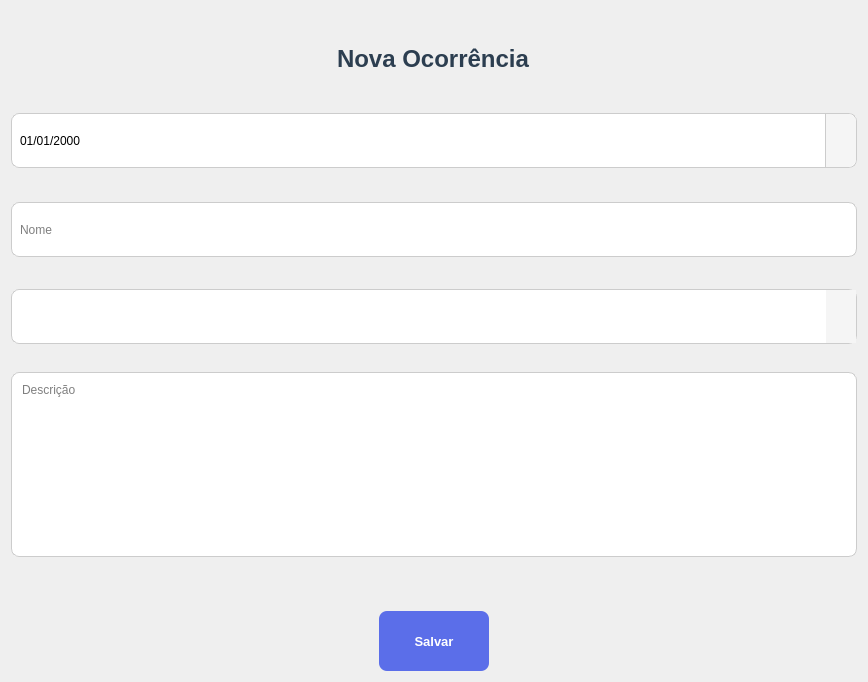
<?xml version="1.0" encoding="UTF-8"?>
<ui version="4.0">
 <class>Form</class>
 <widget class="QWidget" name="Form">
  <property name="geometry">
   <rect>
    <x>0</x>
    <y>0</y>
    <width>868</width>
    <height>682</height>
   </rect>
  </property>
  <property name="minimumSize">
   <size>
    <width>0</width>
    <height>0</height>
   </size>
  </property>
  <property name="windowTitle">
   <string>Nova Ocorrencia</string>
  </property>
  <property name="windowIcon">
   <iconset>
    <normaloff>imagens/68045.png</normaloff>imagens/68045.png</iconset>
  </property>
  <property name="styleSheet">
   <string notr="true">QLabel{
 font-family: &quot;Segoe UI&quot;, &quot;Arial&quot;, sans-serif;
    font-size: 16px;
    font-weight: 500;   
    color: #2c3e50;
}

QLineEdit, QComboBox, QTextEdit {
    border: 1px solid #ccc;
    border-radius: 8px;
    padding: 6px;
    background: white;
}

QLineEdit:focus, QDateTimeEdit:focus {
    border: 1.8px solid #C5CDF0
}
QPushButton {
    background-color: #5B6EE9;
    color: white;
    border-radius: 8px;
	font-size: 13px;
	font-weight: bold
}
QPushButton:hover {
    background-color: #4a5ed8;  
}

QPushButton:pressed {
    background-color: #3f50c7; 
}

QComboBox {
    border-radius: 8px;
	font-family: &quot;Segoe UI&quot;, &quot;Arial&quot;, sans-serif;
    padding: 8px;
}

QComboBox QAbstractItemView {
    border: 1px solid #a9a9a9;
    background: white;
    selection-background-color: #5B6EE9;
    selection-color: white;
    padding: 5px;
}

QComboBox::down-arrow {
    image: url(:/setas/image-arrow.png);
    width: 14px;
    height: 14px;
}

QComboBox::drop-down {
    subcontrol-origin: padding;
    subcontrol-position: top right;
    width: 30px;
    background-color: #f5f5f5;
}

QDateTimeEdit {
    border: 1px solid #ccc;
    border-radius: 8px;
    padding: 6px;
    background: white;
}

QDateTimeEdit::drop-down {
    subcontrol-origin: padding;
    subcontrol-position: top right;
    width: 30px;
    border-left: 1px solid #ccc;
    background-color: #f5f5f5;
    border-top-right-radius: 8px;
    border-bottom-right-radius: 8px;
}

QDateTimeEdit::down-arrow {
    image: url(:setas/image-arrow.png);
    width: 14px;
    height: 14px;
}





</string>
  </property>
  <layout class="QVBoxLayout" name="verticalLayout_2">
   <item>
    <layout class="QVBoxLayout" name="verticalLayout">
     <property name="spacing">
      <number>0</number>
     </property>
     <property name="bottomMargin">
      <number>0</number>
     </property>
     <item>
      <spacer name="verticalSpacer">
       <property name="orientation">
        <enum>Qt::Vertical</enum>
       </property>
       <property name="sizeHint" stdset="0">
        <size>
         <width>20</width>
         <height>40</height>
        </size>
       </property>
      </spacer>
     </item>
     <item alignment="Qt::AlignHCenter">
      <widget class="QLabel" name="label">
       <property name="maximumSize">
        <size>
         <width>16777215</width>
         <height>80</height>
        </size>
       </property>
       <property name="text">
        <string>&lt;html&gt;&lt;head/&gt;&lt;body&gt;&lt;p&gt;&lt;span style=&quot; font-size:18pt; font-weight:600;&quot;&gt;Nova Ocorrência&lt;/span&gt;&lt;/p&gt;&lt;/body&gt;&lt;/html&gt;</string>
       </property>
      </widget>
     </item>
     <item>
      <spacer name="verticalSpacer_2">
       <property name="orientation">
        <enum>Qt::Vertical</enum>
       </property>
       <property name="sizeHint" stdset="0">
        <size>
         <width>20</width>
         <height>40</height>
        </size>
       </property>
      </spacer>
     </item>
     <item>
      <widget class="QDateTimeEdit" name="dataOcorrencia">
       <property name="minimumSize">
        <size>
         <width>0</width>
         <height>55</height>
        </size>
       </property>
       <property name="maximumSize">
        <size>
         <width>16777215</width>
         <height>40</height>
        </size>
       </property>
       <property name="currentSection">
        <enum>QDateTimeEdit::DaySection</enum>
       </property>
       <property name="displayFormat">
        <string>dd/MM/yyyy</string>
       </property>
       <property name="calendarPopup">
        <bool>true</bool>
       </property>
      </widget>
     </item>
     <item>
      <spacer name="verticalSpacer_3">
       <property name="orientation">
        <enum>Qt::Vertical</enum>
       </property>
       <property name="sizeHint" stdset="0">
        <size>
         <width>20</width>
         <height>40</height>
        </size>
       </property>
      </spacer>
     </item>
     <item>
      <widget class="QLineEdit" name="nomeOcorrencia">
       <property name="minimumSize">
        <size>
         <width>0</width>
         <height>55</height>
        </size>
       </property>
       <property name="maximumSize">
        <size>
         <width>16777215</width>
         <height>40</height>
        </size>
       </property>
       <property name="text">
        <string/>
       </property>
       <property name="placeholderText">
        <string>Nome</string>
       </property>
      </widget>
     </item>
     <item>
      <spacer name="verticalSpacer_4">
       <property name="orientation">
        <enum>Qt::Vertical</enum>
       </property>
       <property name="sizeHint" stdset="0">
        <size>
         <width>20</width>
         <height>40</height>
        </size>
       </property>
      </spacer>
     </item>
     <item>
      <widget class="QComboBox" name="responsavelCombo">
       <property name="sizePolicy">
        <sizepolicy hsizetype="Preferred" vsizetype="Fixed">
         <horstretch>0</horstretch>
         <verstretch>0</verstretch>
        </sizepolicy>
       </property>
       <property name="minimumSize">
        <size>
         <width>0</width>
         <height>55</height>
        </size>
       </property>
       <property name="maximumSize">
        <size>
         <width>16777215</width>
         <height>42</height>
        </size>
       </property>
       <property name="styleSheet">
        <string notr="true">.QComboBox {
		margin-bottom: 0px;
}</string>
       </property>
       <property name="currentText">
        <string/>
       </property>
      </widget>
     </item>
     <item>
      <spacer name="verticalSpacer_5">
       <property name="orientation">
        <enum>Qt::Vertical</enum>
       </property>
       <property name="sizeHint" stdset="0">
        <size>
         <width>20</width>
         <height>40</height>
        </size>
       </property>
      </spacer>
     </item>
     <item>
      <widget class="QTextEdit" name="descricaoOcorrencia">
       <property name="sizePolicy">
        <sizepolicy hsizetype="Minimum" vsizetype="Fixed">
         <horstretch>0</horstretch>
         <verstretch>0</verstretch>
        </sizepolicy>
       </property>
       <property name="minimumSize">
        <size>
         <width>0</width>
         <height>100</height>
        </size>
       </property>
       <property name="placeholderText">
        <string>Descrição</string>
       </property>
      </widget>
     </item>
     <item>
      <spacer name="verticalSpacer_6">
       <property name="orientation">
        <enum>Qt::Vertical</enum>
       </property>
       <property name="sizeHint" stdset="0">
        <size>
         <width>20</width>
         <height>60</height>
        </size>
       </property>
      </spacer>
     </item>
     <item alignment="Qt::AlignHCenter|Qt::AlignVCenter">
      <widget class="QPushButton" name="btnSaveReport">
       <property name="minimumSize">
        <size>
         <width>110</width>
         <height>60</height>
        </size>
       </property>
       <property name="maximumSize">
        <size>
         <width>90</width>
         <height>50</height>
        </size>
       </property>
       <property name="styleSheet">
        <string notr="true">.QPushButton {
		
}</string>
       </property>
       <property name="text">
        <string>Salvar</string>
       </property>
      </widget>
     </item>
    </layout>
   </item>
  </layout>
 </widget>
 <resources>
  <include location="imagens/imagens.qrc"/>
 </resources>
 <connections/>
</ui>
